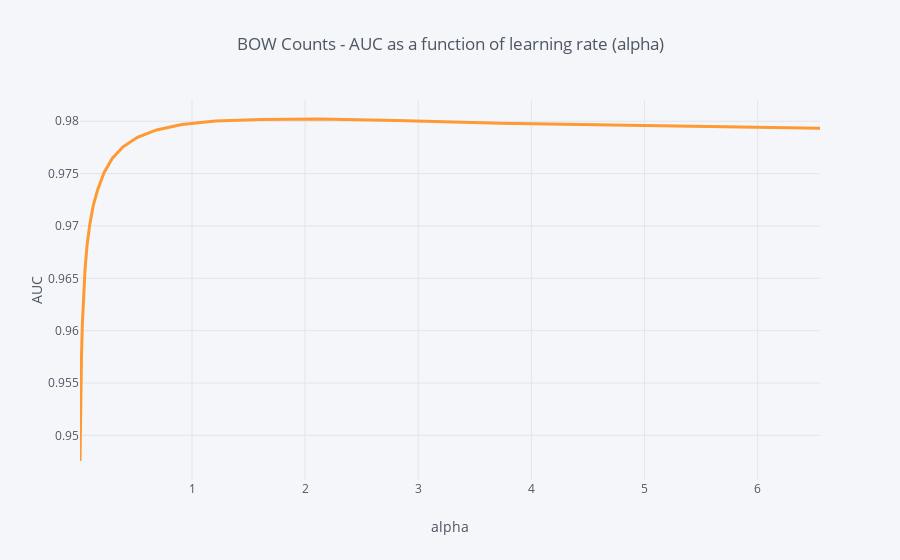

The cell this chart's notebook holds for it:
### Code cell
cv_results = DataFrame(auc_by_alpha, columns = ['alpha', 'AUC'])
cv_results.query('alpha < 8').set_index('alpha').AUC.iplot(title = 'BOW Counts - AUC as a function of learning rate (alpha)', xTitle = 'alpha', yTitle = 'AUC', width = 3, hline=(0,0))

### Figure 1 — Plotly figure (JSON) as saved in the notebook; plotly's stock layout.template omitted (floating-point values rounded to 4 significant figures)
{"data": [{"line": {"color": "rgba(255, 153, 51, 1.0)", "dash": "solid", "shape": "linear", "width": 3}, "mode": "lines", "name": "AUC", "text": "", "type": "scatter", "x": [0.01, 0.01326, 0.01758, 0.0233, 0.03089, 0.04095, 0.05429, 0.07197, 0.09541, 0.1265, 0.1677, 0.2223, 0.2947, 0.3907, 0.5179, 0.6866, 0.9103, 1.207, 1.6, 2.121, 2.812, 3.728, 4.942, 6.551], "y": [0.9476, 0.9508, 0.9542, 0.9576, 0.9606, 0.9634, 0.9658, 0.9681, 0.9701, 0.9719, 0.9735, 0.9751, 0.9764, 0.9776, 0.9785, 0.9792, 0.9797, 0.98, 0.9802, 0.9802, 0.9801, 0.9798, 0.9796, 0.9793]}], "layout": {"autosize": true, "legend": {"bgcolor": "#F5F6F9", "font": {"color": "#4D5663"}}, "paper_bgcolor": "#F5F6F9", "plot_bgcolor": "#F5F6F9", "shapes": [{"line": {"color": "#db4052", "dash": "solid", "width": 1}, "type": "line", "x0": 0, "x1": 1, "xref": "paper", "y0": [0, 0], "y1": [0, 0], "yref": "y"}], "title": {"font": {"color": "#4D5663"}, "text": "BOW Counts - AUC as a function of learning rate (alpha)"}, "xaxis": {"autorange": true, "gridcolor": "#E1E5ED", "range": [0.01, 6.551], "showgrid": true, "tickfont": {"color": "#4D5663"}, "title": {"font": {"color": "#4D5663"}, "text": "alpha"}, "type": "linear", "zerolinecolor": "#E1E5ED"}, "yaxis": {"autorange": true, "gridcolor": "#E1E5ED", "range": [0.9457, 0.982], "showgrid": true, "tickfont": {"color": "#4D5663"}, "title": {"font": {"color": "#4D5663"}, "text": "AUC"}, "type": "linear", "zerolinecolor": "#E1E5ED"}}}
